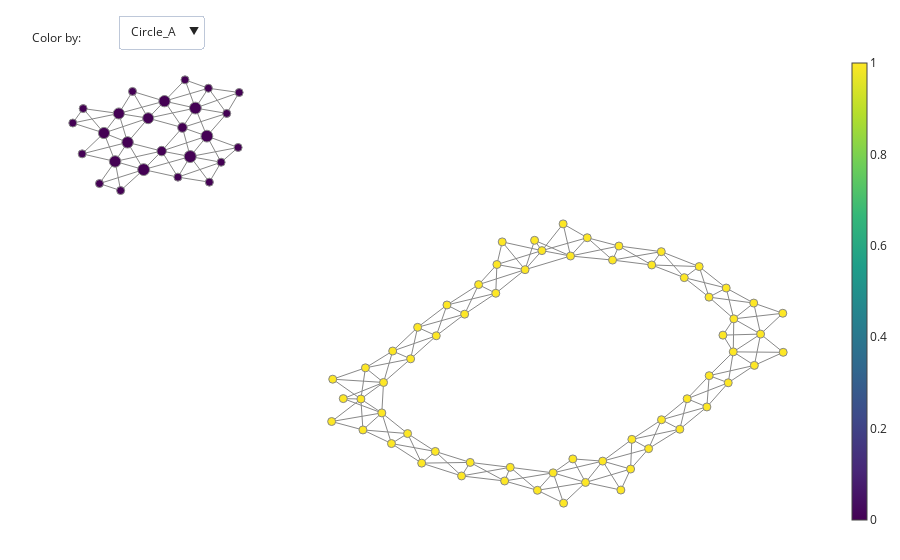

Source (notebook cell):
### Code cell
color_data = pd.get_dummies(df["Circle"], prefix="Circle")

fig = plot_static_mapper_graph(pipe, df[["x", "y"]], color_data=color_data)
fig.show(config={'scrollZoom': True})

### Figure 1 — Plotly figure (JSON) as saved in the notebook; plotly's stock layout.template omitted (floating-point values rounded to 4 significant figures; data arrays with more than 128 entries replaced by an {"elided": "..."} marker saying what was removed)
{"data": [{"hoverinfo": "none", "line": {"color": "#888", "width": 1}, "mode": "lines", "name": "edge_trace", "type": "scatter", "uid": "d625ed48-3d81-4856-883e-b21e403b613b", "x": {"elided": "684 float values"}, "y": {"elided": "684 float values"}}, {"hoverinfo": "text", "hovertext": ["Node ID: 0<br>Pullback set label: 10<br>Partial cluster label: 0<br>Node size: 132<br>Summary statistic: 1.0", "Node ID: 1<br>Pullback set label: 58<br>Partial cluster label: 0<br>Node size: 398<br>Summary statistic: 0", "Node ID: 2<br>Pullback set label: 59<br>Partial cluster label: 0<br>Node size: 424<br>Summary statistic: 0", "Node ID: 3<br>Pullback set label: 6<br>Partial cluster label: 0<br>Node size: 88<br>Summary statistic: 1.0", "Node ID: 4<br>Pullback set label: 15<br>Partial cluster label: 0<br>Node size: 122<br>Summary statistic: 1.0", "Node ID: 5<br>Pullback set label: 44<br>Partial cluster label: 0<br>Node size: 134<br>Summary statistic: 1.0", "Node ID: 6<br>Pullback set label: 78<br>Partial cluster label: 0<br>Node size: 46<br>Summary statistic: 1.0", "Node ID: 7<br>Pullback set label: 87<br>Partial cluster label: 0<br>Node size: 128<br>Summary statistic: 1.0", "Node ID: 8<br>Pullback set label: 54<br>Partial cluster label: 0<br>Node size: 126<br>Summary statistic: 1.0", "Node ID: 9<br>Pullback set label: 85<br>Partial cluster label: 0<br>Node size: 121<br>Summary statistic: 1.0", "Node ID: 10<br>Pullback set label: 9<br>Partial cluster label: 0<br>Node size: 91<br>Summary statistic: 1.0", "Node ID: 11<br>Pullback set label: 19<br>Partial cluster label: 0<br>Node size: 136<br>Summary statistic: 1.0", "Node ID: 12<br>Pullback set label: 79<br>Partial cluster label: 0<br>Node size: 118<br>Summary statistic: 1.0", "Node ID: 13<br>Pullback set label: 80<br>Partial cluster label: 0<br>Node size: 115<br>Summary statistic: 1.0", "Node ID: 14<br>Pullback set label: 88<br>Partial cluster label: 0<br>Node size: 76<br>Summary statistic: 1.0", "Node ID: 15<br>Pullback set label: 89<br>Partial cluster label: 0<br>Node size: 16<br>Summary statistic: 1.0", "Node ID: 16<br>Pullback set label: 16<br>Partial cluster label: 0<br>Node size: 118<br>Summary statistic: 1.0", "Node ID: 17<br>Pullback set label: 25<br>Partial cluster label: 0<br>Node size: 134<br>Summary statistic: 1.0", "Node ID: 18<br>Pullback set label: 26<br>Partial cluster label: 0<br>Node size: 86<br>Summary statistic: 1.0", "Node ID: 19<br>Pullback set label: 33<br>Partial cluster label: 0<br>Node size: 35<br>Summary statistic: 1.0", "Node ID: 20<br>Pullback set label: 34<br>Partial cluster label: 0<br>Node size: 117<br>Summary statistic: 1.0", "Node ID: 21<br>Pullback set label: 51<br>Partial cluster label: 0<br>Node size: 433<br>Summary statistic: 0", "Node ID: 22<br>Pullback set label: 52<br>Partial cluster label: 0<br>Node size: 16<br>Summary statistic: 0", "Node ID: 23<br>Pullback set label: 31<br>Partial cluster label: 0<br>Node size: 421<br>Summary statistic: 0", "Node ID: 24<br>Pullback set label: 32<br>Partial cluster label: 0<br>Node size: 160<br>Summary statistic: 0", "Node ID: 25<br>Pullback set label: 40<br>Partial cluster label: 0<br>Node size: 272<br>Summary statistic: 0", "Node ID: 26<br>Pullback set label: 41<br>Partial cluster label: 0<br>Node size: 418<br>Summary statistic: 0", "Node ID: 27<br>Pullback set label: 27<br>Partial cluster label: 0<br>Node size: 119<br>Summary statistic: 1.0", "Node ID: 28<br>Pullback set label: 28<br>Partial cluster label: 0<br>Node size: 76<br>Summary statistic: 1.0", "Node ID: 29<br>Pullback set label: 5<br>Partial cluster label: 0<br>Node size: 125<br>Summary statistic: 1.0", "Node ID: 30<br>Pullback set label: 4<br>Partial cluster label: 0<br>Node size: 129<br>Summary statistic: 1.0", "Node ID: 31<br>Pullback set label: 49<br>Partial cluster label: 0<br>Node size: 392<br>Summary statistic: 0", "Node ID: 32<br>Pullback set label: 63<br>Partial cluster label: 0<br>Node size: 132<br>Summary statistic: 1.0", "Node ID: 33<br>Pullback set label: 38<br>Partial cluster label: 0<br>Node size: 369<br>Summary statistic: 0", "Node ID: 34<br>Pullback set label: 39<br>Partial cluster label: 0<br>Node size: 363<br>Summary statistic: 0", "Node ID: 35<br>Pullback set label: 45<br>Partial cluster label: 0<br>Node size: 127<br>Summary statistic: 1.0", "Node ID: 36<br>Pullback set label: 55<br>Partial cluster label: 0<br>Node size: 119<br>Summary statistic: 1.0", "Node ID: 37<br>Pullback set label: 70<br>Partial cluster label: 0<br>Node size: 118<br>Summary statistic: 1.0", "Node ID: 38<br>Pullback set label: 71<br>Partial cluster label: 0<br>Node size: 92<br>Summary statistic: 1.0", "Node ID: 39<br>Pullback set label: 81<br>Partial cluster label: 0<br>Node size: 17<br>Summary statistic: 1.0", "Node ID: 40<br>Pullback set label: 65<br>Partial cluster label: 0<br>Node size: 135<br>Summary statistic: 1.0", "Node ID: 41<br>Pullback set label: 30<br>Partial cluster label: 0<br>Node size: 387<br>Summary statistic: 0", "Node ID: 42<br>Pullback set label: 86<br>Partial cluster label: 0<br>Node size: 124<br>Summary statistic: 1.0", "Node ID: 43<br>Pullback set label: 48<br>Partial cluster label: 0<br>Node size: 378<br>Summary statistic: 0", "Node ID: 44<br>Pullback set label: 57<br>Partial cluster label: 0<br>Node size: 110<br>Summary statistic: 0", "Node ID: 45<br>Pullback set label: 76<br>Partial cluster label: 0<br>Node size: 13<br>Summary statistic: 1.0", "Node ID: 46<br>Pullback set label: 50<br>Partial cluster label: 0<br>Node size: 269<br>Summary statistic: 0", "Node ID: 47<br>Pullback set label: 60<br>Partial cluster label: 0<br>Node size: 177<br>Summary statistic: 0", "Node ID: 48<br>Pullback set label: 84<br>Partial cluster label: 0<br>Node size: 118<br>Summary statistic: 1.0", "Node ID: 49<br>Pullback set label: 73<br>Partial cluster label: 0<br>Node size: 89<br>Summary statistic: 1.0", "Node ID: 50<br>Pullback set label: 74<br>Partial cluster label: 0<br>Node size: 135<br>Summary statistic: 1.0", "Node ID: 51<br>Pullback set label: 46<br>Partial cluster label: 0<br>Node size: 25<br>Summary statistic: 1.0", "Node ID: 52<br>Pullback set label: 43<br>Partial cluster label: 0<br>Node size: 6<br>Summary statistic: 1.0", "Node ID: 53<br>Pullback set label: 68<br>Partial cluster label: 0<br>Node size: 11<br>Summary statistic: 0", "Node ID: 54<br>Pullback set label: 1<br>Partial cluster label: 0<br>Node size: 60<br>Summary statistic: 1.0", "Node ID: 55<br>Pullback set label: 2<br>Partial cluster label: 0<br>Node size: 122<br>Summary statistic: 1.0", "Node ID: 56<br>Pullback set label: 11<br>Partial cluster label: 0<br>Node size: 58<br>Summary statistic: 1.0", "Node ID: 57<br>Pullback set label: 3<br>Partial cluster label: 0<br>Node size: 130<br>Summary statistic: 1.0", "Node ID: 58<br>Pullback set label: 18<br>Partial cluster label: 0<br>Node size: 65<br>Summary statistic: 1.0", "Node ID: 59<br>Pullback set label: 66<br>Partial cluster label: 0<br>Node size: 15<br>Summary statistic: 1.0", "Node ID: 60<br>Pullback set label: 62<br>Partial cluster label: 0<br>Node size: 36<br>Summary statistic: 1.0", "Node ID: 61<br>Pullback set label: 75<br>Partial cluster label: 0<br>Node size: 63<br>Summary statistic: 1.0", "Node ID: 62<br>Pullback set label: 83<br>Partial cluster label: 0<br>Node size: 55<br>Summary statistic: 1.0", "Node ID: 63<br>Pullback set label: 64<br>Partial cluster label: 0<br>Node size: 65<br>Summary statistic: 1.0", "Node ID: 64<br>Pullback set label: 56<br>Partial cluster label: 0<br>Node size: 69<br>Summary statistic: 1.0", "Node ID: 65<br>Pullback set label: 29<br>Partial cluster label: 0<br>Node size: 108<br>Summary statistic: 0", "Node ID: 66<br>Pullback set label: 67<br>Partial cluster label: -1<br>Node size: 4<br>Summary statistic: 0", "Node ID: 67<br>Pullback set label: 35<br>Partial cluster label: 0<br>Node size: 131<br>Summary statistic: 1.0", "Node ID: 68<br>Pullback set label: 14<br>Partial cluster label: 0<br>Node size: 50<br>Summary statistic: 1.0", "Node ID: 69<br>Pullback set label: 36<br>Partial cluster label: 0<br>Node size: 25<br>Summary statistic: 1.0", "Node ID: 70<br>Pullback set label: 22<br>Partial cluster label: -1<br>Node size: 4<br>Summary statistic: 0", "Node ID: 71<br>Pullback set label: 77<br>Partial cluster label: 0<br>Node size: 11<br>Summary statistic: 1.0", "Node ID: 72<br>Pullback set label: 24<br>Partial cluster label: 0<br>Node size: 7<br>Summary statistic: 1.0", "Node ID: 73<br>Pullback set label: 82<br>Partial cluster label: -1<br>Node size: 4<br>Summary statistic: 1.0", "Node ID: 74<br>Pullback set label: 69<br>Partial cluster label: 0<br>Node size: 11<br>Summary statistic: 1.0", "Node ID: 75<br>Pullback set label: 8<br>Partial cluster label: 0<br>Node size: 6<br>Summary statistic: 1.0", "Node ID: 76<br>Pullback set label: 20<br>Partial cluster label: 0<br>Node size: 15<br>Summary statistic: 1.0", "Node ID: 77<br>Pullback set label: 12<br>Partial cluster label: 0<br>Node size: 14<br>Summary statistic: 1.0", "Node ID: 78<br>Pullback set label: 21<br>Partial cluster label: -1<br>Node size: 1<br>Summary statistic: 0", "Node ID: 79<br>Pullback set label: 53<br>Partial cluster label: -1<br>Node size: 4<br>Summary statistic: 1.0", "Node ID: 80<br>Pullback set label: 13<br>Partial cluster label: 0<br>Node size: 11<br>Summary statistic: 1.0", "Node ID: 81<br>Pullback set label: 42<br>Partial cluster label: 0<br>Node size: 14<br>Summary statistic: 0", "Node ID: 82<br>Pullback set label: 17<br>Partial cluster label: 0<br>Node size: 8<br>Summary statistic: 1.0", "Node ID: 83<br>Pullback set label: 61<br>Partial cluster label: -1<br>Node size: 2<br>Summary statistic: 0", "Node ID: 84<br>Pullback set label: 7<br>Partial cluster label: 0<br>Node size: 8<br>Summary statistic: 1.0", "Node ID: 85<br>Pullback set label: 0<br>Partial cluster label: -1<br>Node size: 4<br>Summary statistic: 1.0", "Node ID: 86<br>Pullback set label: 72<br>Partial cluster label: -1<br>Node size: 4<br>Summary statistic: 1.0", "Node ID: 87<br>Pullback set label: 37<br>Partial cluster label: 0<br>Node size: 5<br>Summary statistic: 0", "Node ID: 88<br>Pullback set label: 47<br>Partial cluster label: 0<br>Node size: 6<br>Summary statistic: 0", "Node ID: 89<br>Pullback set label: 23<br>Partial cluster label: -1<br>Node size: 1<br>Summary statistic: 0"], "marker": {"color": [1, 0, 0, 1, 1, 1, 1, 1, 1, 1, 1, 1, 1, 1, 1, 1, 1, 1, 1, 1, 1, 0, 0, 0, 0, 0, 0, 1, 1, 1, 1, 0, 1, 0, 0, 1, 1, 1, 1, 1, 1, 0, 1, 0, 0, 1, 0, 0, 1, 1, 1, 1, 1, 0, 1, 1, 1, 1, 1, 1, 1, 1, 1, 1, 1, 0, 0, 1, 1, 1, 0, 1, 1, 1, 1, 1, 1, 1, 0, 1, 1, 0, 1, 0, 1, 1, 1, 0, 0, 0], "colorbar": {"thickness": 15, "title": {"side": "right", "text": ""}, "xanchor": "left"}, "colorscale": [[0, "#440154"], [0.1111, "#482878"], [0.2222, "#3e4989"], [0.3333, "#31688e"], [0.4444, "#26828e"], [0.5556, "#1f9e89"], [0.6667, "#35b779"], [0.7778, "#6ece58"], [0.8889, "#b5de2b"], [1, "#fde725"]], "line": {"color": "#888", "width": 1}, "opacity": 1, "reversescale": false, "showscale": true, "size": [132, 398, 424, 88, 122, 134, 46, 128, 126, 121, 91, 136, 118, 115, 76, 16, 118, 134, 86, 35, 117, 433, 16, 421, 160, 272, 418, 119, 76, 125, 129, 392, 132, 369, 363, 127, 119, 118, 92, 17, 135, 387, 124, 378, 110, 13, 269, 177, 118, 89, 135, 25, 6, 11, 60, 122, 58, 130, 65, 15, 36, 63, 55, 65, 69, 108, 4, 131, 50, 25, 4, 11, 7, 4, 11, 6, 15, 14, 1, 4, 11, 14, 8, 2, 8, 4, 4, 5, 6, 1], "sizemin": 4, "sizemode": "area", "sizeref": 6.014}, "mode": "markers", "name": "node_trace", "type": "scatter", "uid": "a9115672-4f0a-440b-937e-b842d08ef5bc", "x": [2.23, -5.907, -5.431, 4.761, 4.409, 3.591, 0.1588, 0.4456, 3.208, -0.5479, 1.944, 1.403, 0.9347, 1.215, 0.4645, 0.5532, 4.865, 4.418, 4.751, 4.291, 4.004, -4.654, -4.138, -4.568, -4.045, -4.784, -4.375, 0.6871, 0.593, 4.007, 3.969, -5.699, 2.501, -5.845, -5.356, -0.5639, -1.295, 1.693, 1.972, 1.569, -1.456, -5.083, -0.3691, -6.094, -6.457, -0.8586, -5.13, -4.859, -1.275, -1.806, -1.428, -0.7912, 3.84, -6.168, 2.696, 2.996, 2.716, 3.211, 1.14, -2.1, 2.394, -0.9759, -1.73, -1.772, -1.027, -5.617, -5.815, -0.1257, 4.325, 0.01853, -4.351, -0.07415, 4.237, -2.276, 1.093, 1.577, 1.732, 3.517, -4.741, 3.048, 3.64, -3.855, 5.235, -4.335, 5.242, 2.533, -2.294, -6.441, -6.614, -3.837], "y": [-4.236, 3.798, 3.579, -1.669, -1.307, 0.6832, 0.4961, 0.2641, 1.38, -0.8756, -4.808, -4.55, 0.897, 1.408, 1.036, 1.642, -0.8303, -0.421, 0.001535, 0.4046, 0.1603, 3.929, 3.778, 5.229, 5.086, 4.707, 4.477, -4.403, -4.768, -1.945, -2.784, 4.31, 1.53, 5.085, 4.958, -3.977, -3.765, 1.263, 1.753, 2.124, -2.943, 5.415, -0.0494, 4.561, 4.001, -0.6488, 4.076, 3.378, -1.284, -2.571, -2.127, -4.29, 0.9802, 3.205, -4.448, -3.901, -3.653, -3.127, -5.018, -2.56, 1.154, -1.494, -1.735, -3.4, -3.497, 5.676, 3.018, -4.633, -2.136, -4.271, 5.761, -0.2961, -0.8584, -2.04, 1.684, -5.363, -4.177, -3.381, 5.986, 1.023, -2.563, 4.173, -0.2718, 3.244, -1.319, -5.011, -3.174, 5.216, 4.829, 5.647]}], "layout": {"annotations": [{"align": "left", "showarrow": false, "text": "Color by:", "x": 0, "xref": "paper", "y": 1.055, "yref": "paper"}], "autosize": false, "hovermode": "closest", "margin": {"b": 20, "l": 5, "r": 5, "t": 40}, "showlegend": false, "title": {"text": ""}, "updatemenus": [{"buttons": [{"args": [{"hovertext": [null, ["Node ID: 0<br>Pullback set label: 10<br>Partial cluster label: 0<br>Node size: 132<br>Summary statistic: 1.0", "Node ID: 1<br>Pullback set label: 58<br>Partial cluster label: 0<br>Node size: 398<br>Summary statistic: 0", "Node ID: 2<br>Pullback set label: 59<br>Partial cluster label: 0<br>Node size: 424<br>Summary statistic: 0", "Node ID: 3<br>Pullback set label: 6<br>Partial cluster label: 0<br>Node size: 88<br>Summary statistic: 1.0", "Node ID: 4<br>Pullback set label: 15<br>Partial cluster label: 0<br>Node size: 122<br>Summary statistic: 1.0", "Node ID: 5<br>Pullback set label: 44<br>Partial cluster label: 0<br>Node size: 134<br>Summary statistic: 1.0", "Node ID: 6<br>Pullback set label: 78<br>Partial cluster label: 0<br>Node size: 46<br>Summary statistic: 1.0", "Node ID: 7<br>Pullback set label: 87<br>Partial cluster label: 0<br>Node size: 128<br>Summary statistic: 1.0", "Node ID: 8<br>Pullback set label: 54<br>Partial cluster label: 0<br>Node size: 126<br>Summary statistic: 1.0", "Node ID: 9<br>Pullback set label: 85<br>Partial cluster label: 0<br>Node size: 121<br>Summary statistic: 1.0", "Node ID: 10<br>Pullback set label: 9<br>Partial cluster label: 0<br>Node size: 91<br>Summary statistic: 1.0", "Node ID: 11<br>Pullback set label: 19<br>Partial cluster label: 0<br>Node size: 136<br>Summary statistic: 1.0", "Node ID: 12<br>Pullback set label: 79<br>Partial cluster label: 0<br>Node size: 118<br>Summary statistic: 1.0", "Node ID: 13<br>Pullback set label: 80<br>Partial cluster label: 0<br>Node size: 115<br>Summary statistic: 1.0", "Node ID: 14<br>Pullback set label: 88<br>Partial cluster label: 0<br>Node size: 76<br>Summary statistic: 1.0", "Node ID: 15<br>Pullback set label: 89<br>Partial cluster label: 0<br>Node size: 16<br>Summary statistic: 1.0", "Node ID: 16<br>Pullback set label: 16<br>Partial cluster label: 0<br>Node size: 118<br>Summary statistic: 1.0", "Node ID: 17<br>Pullback set label: 25<br>Partial cluster label: 0<br>Node size: 134<br>Summary statistic: 1.0", "Node ID: 18<br>Pullback set label: 26<br>Partial cluster label: 0<br>Node size: 86<br>Summary statistic: 1.0", "Node ID: 19<br>Pullback set label: 33<br>Partial cluster label: 0<br>Node size: 35<br>Summary statistic: 1.0", "Node ID: 20<br>Pullback set label: 34<br>Partial cluster label: 0<br>Node size: 117<br>Summary statistic: 1.0", "Node ID: 21<br>Pullback set label: 51<br>Partial cluster label: 0<br>Node size: 433<br>Summary statistic: 0", "Node ID: 22<br>Pullback set label: 52<br>Partial cluster label: 0<br>Node size: 16<br>Summary statistic: 0", "Node ID: 23<br>Pullback set label: 31<br>Partial cluster label: 0<br>Node size: 421<br>Summary statistic: 0", "Node ID: 24<br>Pullback set label: 32<br>Partial cluster label: 0<br>Node size: 160<br>Summary statistic: 0", "Node ID: 25<br>Pullback set label: 40<br>Partial cluster label: 0<br>Node size: 272<br>Summary statistic: 0", "Node ID: 26<br>Pullback set label: 41<br>Partial cluster label: 0<br>Node size: 418<br>Summary statistic: 0", "Node ID: 27<br>Pullback set label: 27<br>Partial cluster label: 0<br>Node size: 119<br>Summary statistic: 1.0", "Node ID: 28<br>Pullback set label: 28<br>Partial cluster label: 0<br>Node size: 76<br>Summary statistic: 1.0", "Node ID: 29<br>Pullback set label: 5<br>Partial cluster label: 0<br>Node size: 125<br>Summary statistic: 1.0", "Node ID: 30<br>Pullback set label: 4<br>Partial cluster label: 0<br>Node size: 129<br>Summary statistic: 1.0", "Node ID: 31<br>Pullback set label: 49<br>Partial cluster label: 0<br>Node size: 392<br>Summary statistic: 0", "Node ID: 32<br>Pullback set label: 63<br>Partial cluster label: 0<br>Node size: 132<br>Summary statistic: 1.0", "Node ID: 33<br>Pullback set label: 38<br>Partial cluster label: 0<br>Node size: 369<br>Summary statistic: 0", "Node ID: 34<br>Pullback set label: 39<br>Partial cluster label: 0<br>Node size: 363<br>Summary statistic: 0", "Node ID: 35<br>Pullback set label: 45<br>Partial cluster label: 0<br>Node size: 127<br>Summary statistic: 1.0", "Node ID: 36<br>Pullback set label: 55<br>Partial cluster label: 0<br>Node size: 119<br>Summary statistic: 1.0", "Node ID: 37<br>Pullback set label: 70<br>Partial cluster label: 0<br>Node size: 118<br>Summary statistic: 1.0", "Node ID: 38<br>Pullback set label: 71<br>Partial cluster label: 0<br>Node size: 92<br>Summary statistic: 1.0", "Node ID: 39<br>Pullback set label: 81<br>Partial cluster label: 0<br>Node size: 17<br>Summary statistic: 1.0", "Node ID: 40<br>Pullback set label: 65<br>Partial cluster label: 0<br>Node size: 135<br>Summary statistic: 1.0", "Node ID: 41<br>Pullback set label: 30<br>Partial cluster label: 0<br>Node size: 387<br>Summary statistic: 0", "Node ID: 42<br>Pullback set label: 86<br>Partial cluster label: 0<br>Node size: 124<br>Summary statistic: 1.0", "Node ID: 43<br>Pullback set label: 48<br>Partial cluster label: 0<br>Node size: 378<br>Summary statistic: 0", "Node ID: 44<br>Pullback set label: 57<br>Partial cluster label: 0<br>Node size: 110<br>Summary statistic: 0", "Node ID: 45<br>Pullback set label: 76<br>Partial cluster label: 0<br>Node size: 13<br>Summary statistic: 1.0", "Node ID: 46<br>Pullback set label: 50<br>Partial cluster label: 0<br>Node size: 269<br>Summary statistic: 0", "Node ID: 47<br>Pullback set label: 60<br>Partial cluster label: 0<br>Node size: 177<br>Summary statistic: 0", "Node ID: 48<br>Pullback set label: 84<br>Partial cluster label: 0<br>Node size: 118<br>Summary statistic: 1.0", "Node ID: 49<br>Pullback set label: 73<br>Partial cluster label: 0<br>Node size: 89<br>Summary statistic: 1.0", "Node ID: 50<br>Pullback set label: 74<br>Partial cluster label: 0<br>Node size: 135<br>Summary statistic: 1.0", "Node ID: 51<br>Pullback set label: 46<br>Partial cluster label: 0<br>Node size: 25<br>Summary statistic: 1.0", "Node ID: 52<br>Pullback set label: 43<br>Partial cluster label: 0<br>Node size: 6<br>Summary statistic: 1.0", "Node ID: 53<br>Pullback set label: 68<br>Partial cluster label: 0<br>Node size: 11<br>Summary statistic: 0", "Node ID: 54<br>Pullback set label: 1<br>Partial cluster label: 0<br>Node size: 60<br>Summary statistic: 1.0", "Node ID: 55<br>Pullback set label: 2<br>Partial cluster label: 0<br>Node size: 122<br>Summary statistic: 1.0", "Node ID: 56<br>Pullback set label: 11<br>Partial cluster label: 0<br>Node size: 58<br>Summary statistic: 1.0", "Node ID: 57<br>Pullback set label: 3<br>Partial cluster label: 0<br>Node size: 130<br>Summary statistic: 1.0", "Node ID: 58<br>Pullback set label: 18<br>Partial cluster label: 0<br>Node size: 65<br>Summary statistic: 1.0", "Node ID: 59<br>Pullback set label: 66<br>Partial cluster label: 0<br>Node size: 15<br>Summary statistic: 1.0", "Node ID: 60<br>Pullback set label: 62<br>Partial cluster label: 0<br>Node size: 36<br>Summary statistic: 1.0", "Node ID: 61<br>Pullback set label: 75<br>Partial cluster label: 0<br>Node size: 63<br>Summary statistic: 1.0", "Node ID: 62<br>Pullback set label: 83<br>Partial cluster label: 0<br>Node size: 55<br>Summary statistic: 1.0", "Node ID: 63<br>Pullback set label: 64<br>Partial cluster label: 0<br>Node size: 65<br>Summary statistic: 1.0", "Node ID: 64<br>Pullback set label: 56<br>Partial cluster label: 0<br>Node size: 69<br>Summary statistic: 1.0", "Node ID: 65<br>Pullback set label: 29<br>Partial cluster label: 0<br>Node size: 108<br>Summary statistic: 0", "Node ID: 66<br>Pullback set label: 67<br>Partial cluster label: -1<br>Node size: 4<br>Summary statistic: 0", "Node ID: 67<br>Pullback set label: 35<br>Partial cluster label: 0<br>Node size: 131<br>Summary statistic: 1.0", "Node ID: 68<br>Pullback set label: 14<br>Partial cluster label: 0<br>Node size: 50<br>Summary statistic: 1.0", "Node ID: 69<br>Pullback set label: 36<br>Partial cluster label: 0<br>Node size: 25<br>Summary statistic: 1.0", "Node ID: 70<br>Pullback set label: 22<br>Partial cluster label: -1<br>Node size: 4<br>Summary statistic: 0", "Node ID: 71<br>Pullback set label: 77<br>Partial cluster label: 0<br>Node size: 11<br>Summary statistic: 1.0", "Node ID: 72<br>Pullback set label: 24<br>Partial cluster label: 0<br>Node size: 7<br>Summary statistic: 1.0", "Node ID: 73<br>Pullback set label: 82<br>Partial cluster label: -1<br>Node size: 4<br>Summary statistic: 1.0", "Node ID: 74<br>Pullback set label: 69<br>Partial cluster label: 0<br>Node size: 11<br>Summary statistic: 1.0", "Node ID: 75<br>Pullback set label: 8<br>Partial cluster label: 0<br>Node size: 6<br>Summary statistic: 1.0", "Node ID: 76<br>Pullback set label: 20<br>Partial cluster label: 0<br>Node size: 15<br>Summary statistic: 1.0", "Node ID: 77<br>Pullback set label: 12<br>Partial cluster label: 0<br>Node size: 14<br>Summary statistic: 1.0", "Node ID: 78<br>Pullback set label: 21<br>Partial cluster label: -1<br>Node size: 1<br>Summary statistic: 0", "Node ID: 79<br>Pullback set label: 53<br>Partial cluster label: -1<br>Node size: 4<br>Summary statistic: 1.0", "Node ID: 80<br>Pullback set label: 13<br>Partial cluster label: 0<br>Node size: 11<br>Summary statistic: 1.0", "Node ID: 81<br>Pullback set label: 42<br>Partial cluster label: 0<br>Node size: 14<br>Summary statistic: 0", "Node ID: 82<br>Pullback set label: 17<br>Partial cluster label: 0<br>Node size: 8<br>Summary statistic: 1.0", "Node ID: 83<br>Pullback set label: 61<br>Partial cluster label: -1<br>Node size: 2<br>Summary statistic: 0", "Node ID: 84<br>Pullback set label: 7<br>Partial cluster label: 0<br>Node size: 8<br>Summary statistic: 1.0", "Node ID: 85<br>Pullback set label: 0<br>Partial cluster label: -1<br>Node size: 4<br>Summary statistic: 1.0", "Node ID: 86<br>Pullback set label: 72<br>Partial cluster label: -1<br>Node size: 4<br>Summary statistic: 1.0", "Node ID: 87<br>Pullback set label: 37<br>Partial cluster label: 0<br>Node size: 5<br>Summary statistic: 0", "Node ID: 88<br>Pullback set label: 47<br>Partial cluster label: 0<br>Node size: 6<br>Summary statistic: 0", "Node ID: 89<br>Pullback set label: 23<br>Partial cluster label: -1<br>Node size: 1<br>Summary statistic: 0"]], "marker.color": [null, [1, 0, 0, 1, 1, 1, 1, 1, 1, 1, 1, 1, 1, 1, 1, 1, 1, 1, 1, 1, 1, 0, 0, 0, 0, 0, 0, 1, 1, 1, 1, 0, 1, 0, 0, 1, 1, 1, 1, 1, 1, 0, 1, 0, 0, 1, 0, 0, 1, 1, 1, 1, 1, 0, 1, 1, 1, 1, 1, 1, 1, 1, 1, 1, 1, 0, 0, 1, 1, 1, 0, 1, 1, 1, 1, 1, 1, 1, 0, 1, 1, 0, 1, 0, 1, 1, 1, 0, 0, 0]]}], "label": "Circle_A", "method": "restyle"}, {"args": [{"hovertext": [null, ["Node ID: 0<br>Pullback set label: 10<br>Partial cluster label: 0<br>Node size: 132<br>Summary statistic: 0", "Node ID: 1<br>Pullback set label: 58<br>Partial cluster label: 0<br>Node size: 398<br>Summary statistic: 1.0", "Node ID: 2<br>Pullback set label: 59<br>Partial cluster label: 0<br>Node size: 424<br>Summary statistic: 1.0", "Node ID: 3<br>Pullback set label: 6<br>Partial cluster label: 0<br>Node size: 88<br>Summary statistic: 0", "Node ID: 4<br>Pullback set label: 15<br>Partial cluster label: 0<br>Node size: 122<br>Summary statistic: 0", "Node ID: 5<br>Pullback set label: 44<br>Partial cluster label: 0<br>Node size: 134<br>Summary statistic: 0", "Node ID: 6<br>Pullback set label: 78<br>Partial cluster label: 0<br>Node size: 46<br>Summary statistic: 0", "Node ID: 7<br>Pullback set label: 87<br>Partial cluster label: 0<br>Node size: 128<br>Summary statistic: 0", "Node ID: 8<br>Pullback set label: 54<br>Partial cluster label: 0<br>Node size: 126<br>Summary statistic: 0", "Node ID: 9<br>Pullback set label: 85<br>Partial cluster label: 0<br>Node size: 121<br>Summary statistic: 0", "Node ID: 10<br>Pullback set label: 9<br>Partial cluster label: 0<br>Node size: 91<br>Summary statistic: 0", "Node ID: 11<br>Pullback set label: 19<br>Partial cluster label: 0<br>Node size: 136<br>Summary statistic: 0", "Node ID: 12<br>Pullback set label: 79<br>Partial cluster label: 0<br>Node size: 118<br>Summary statistic: 0", "Node ID: 13<br>Pullback set label: 80<br>Partial cluster label: 0<br>Node size: 115<br>Summary statistic: 0", "Node ID: 14<br>Pullback set label: 88<br>Partial cluster label: 0<br>Node size: 76<br>Summary statistic: 0", "Node ID: 15<br>Pullback set label: 89<br>Partial cluster label: 0<br>Node size: 16<br>Summary statistic: 0", "Node ID: 16<br>Pullback set label: 16<br>Partial cluster label: 0<br>Node size: 118<br>Summary statistic: 0", "Node ID: 17<br>Pullback set label: 25<br>Partial cluster label: 0<br>Node size: 134<br>Summary statistic: 0", "Node ID: 18<br>Pullback set label: 26<br>Partial cluster label: 0<br>Node size: 86<br>Summary statistic: 0", "Node ID: 19<br>Pullback set label: 33<br>Partial cluster label: 0<br>Node size: 35<br>Summary statistic: 0", "Node ID: 20<br>Pullback set label: 34<br>Partial cluster label: 0<br>Node size: 117<br>Summary statistic: 0", "Node ID: 21<br>Pullback set label: 51<br>Partial cluster label: 0<br>Node size: 433<br>Summary statistic: 1.0", "Node ID: 22<br>Pullback set label: 52<br>Partial cluster label: 0<br>Node size: 16<br>Summary statistic: 1.0", "Node ID: 23<br>Pullback set label: 31<br>Partial cluster label: 0<br>Node size: 421<br>Summary statistic: 1.0", "Node ID: 24<br>Pullback set label: 32<br>Partial cluster label: 0<br>Node size: 160<br>Summary statistic: 1.0", "Node ID: 25<br>Pullback set label: 40<br>Partial cluster label: 0<br>Node size: 272<br>Summary statistic: 1.0", "Node ID: 26<br>Pullback set label: 41<br>Partial cluster label: 0<br>Node size: 418<br>Summary statistic: 1.0", "Node ID: 27<br>Pullback set label: 27<br>Partial cluster label: 0<br>Node size: 119<br>Summary statistic: 0", "Node ID: 28<br>Pullback set label: 28<br>Partial cluster label: 0<br>Node size: 76<br>Summary statistic: 0", "Node ID: 29<br>Pullback set label: 5<br>Partial cluster label: 0<br>Node size: 125<br>Summary statistic: 0", "Node ID: 30<br>Pullback set label: 4<br>Partial cluster label: 0<br>Node size: 129<br>Summary statistic: 0", "Node ID: 31<br>Pullback set label: 49<br>Partial cluster label: 0<br>Node size: 392<br>Summary statistic: 1.0", "Node ID: 32<br>Pullback set label: 63<br>Partial cluster label: 0<br>Node size: 132<br>Summary statistic: 0", "Node ID: 33<br>Pullback set label: 38<br>Partial cluster label: 0<br>Node size: 369<br>Summary statistic: 1.0", "Node ID: 34<br>Pullback set label: 39<br>Partial cluster label: 0<br>Node size: 363<br>Summary statistic: 1.0", "Node ID: 35<br>Pullback set label: 45<br>Partial cluster label: 0<br>Node size: 127<br>Summary statistic: 0", "Node ID: 36<br>Pullback set label: 55<br>Partial cluster label: 0<br>Node size: 119<br>Summary statistic: 0", "Node ID: 37<br>Pullback set label: 70<br>Partial cluster label: 0<br>Node size: 118<br>Summary statistic: 0", "Node ID: 38<br>Pullback set label: 71<br>Partial cluster label: 0<br>Node size: 92<br>Summary statistic: 0", "Node ID: 39<br>Pullback set label: 81<br>Partial cluster label: 0<br>Node size: 17<br>Summary statistic: 0", "Node ID: 40<br>Pullback set label: 65<br>Partial cluster label: 0<br>Node size: 135<br>Summary statistic: 0", "Node ID: 41<br>Pullback set label: 30<br>Partial cluster label: 0<br>Node size: 387<br>Summary statistic: 1.0", "Node ID: 42<br>Pullback set label: 86<br>Partial cluster label: 0<br>Node size: 124<br>Summary statistic: 0", "Node ID: 43<br>Pullback set label: 48<br>Partial cluster label: 0<br>Node size: 378<br>Summary statistic: 1.0", "Node ID: 44<br>Pullback set label: 57<br>Partial cluster label: 0<br>Node size: 110<br>Summary statistic: 1.0", "Node ID: 45<br>Pullback set label: 76<br>Partial cluster label: 0<br>Node size: 13<br>Summary statistic: 0", "Node ID: 46<br>Pullback set label: 50<br>Partial cluster label: 0<br>Node size: 269<br>Summary statistic: 1.0", "Node ID: 47<br>Pullback set label: 60<br>Partial cluster label: 0<br>Node size: 177<br>Summary statistic: 1.0", "Node ID: 48<br>Pullback set label: 84<br>Partial cluster label: 0<br>Node size: 118<br>Summary statistic: 0", "Node ID: 49<br>Pullback set label: 73<br>Partial cluster label: 0<br>Node size: 89<br>Summary statistic: 0", "Node ID: 50<br>Pullback set label: 74<br>Partial cluster label: 0<br>Node size: 135<br>Summary statistic: 0", "Node ID: 51<br>Pullback set label: 46<br>Partial cluster label: 0<br>Node size: 25<br>Summary statistic: 0", "Node ID: 52<br>Pullback set label: 43<br>Partial cluster label: 0<br>Node size: 6<br>Summary statistic: 0", "Node ID: 53<br>Pullback set label: 68<br>Partial cluster label: 0<br>Node size: 11<br>Summary statistic: 1.0", "Node ID: 54<br>Pullback set label: 1<br>Partial cluster label: 0<br>Node size: 60<br>Summary statistic: 0", "Node ID: 55<br>Pullback set label: 2<br>Partial cluster label: 0<br>Node size: 122<br>Summary statistic: 0", "Node ID: 56<br>Pullback set label: 11<br>Partial cluster label: 0<br>Node size: 58<br>Summary statistic: 0", "Node ID: 57<br>Pullback set label: 3<br>Partial cluster label: 0<br>Node size: 130<br>Summary statistic: 0", "Node ID: 58<br>Pullback set label: 18<br>Partial cluster label: 0<br>Node size: 65<br>Summary statistic: 0", "Node ID: 59<br>Pullback set label: 66<br>Partial cluster label: 0<br>Node size: 15<br>Summary statistic: 0", "Node ID: 60<br>Pullback set label: 62<br>Partial cluster label: 0<br>Node size: 36<br>Summary statistic: 0", "Node ID: 61<br>Pullback set label: 75<br>Partial cluster label: 0<br>Node size: 63<br>Summary statistic: 0", "Node ID: 62<br>Pullback set label: 83<br>Partial cluster label: 0<br>Node size: 55<br>Summary statistic: 0", "Node ID: 63<br>Pullback set label: 64<br>Partial cluster label: 0<br>Node size: 65<br>Summary statistic: 0", "Node ID: 64<br>Pullback set label: 56<br>Partial cluster label: 0<br>Node size: 69<br>Summary statistic: 0", "Node ID: 65<br>Pullback set label: 29<br>Partial cluster label: 0<br>Node size: 108<br>Summary statistic: 1.0", "Node ID: 66<br>Pullback set label: 67<br>Partial cluster label: -1<br>Node size: 4<br>Summary statistic: 1.0", "Node ID: 67<br>Pullback set label: 35<br>Partial cluster label: 0<br>Node size: 131<br>Summary statistic: 0", "Node ID: 68<br>Pullback set label: 14<br>Partial cluster label: 0<br>Node size: 50<br>Summary statistic: 0", "Node ID: 69<br>Pullback set label: 36<br>Partial cluster label: 0<br>Node size: 25<br>Summary statistic: 0", "Node ID: 70<br>Pullback set label: 22<br>Partial cluster label: -1<br>Node size: 4<br>Summary statistic: 1.0", "Node ID: 71<br>Pullback set label: 77<br>Partial cluster label: 0<br>Node size: 11<br>Summary statistic: 0", "Node ID: 72<br>Pullback set label: 24<br>Partial cluster label: 0<br>Node size: 7<br>Summary statistic: 0", "Node ID: 73<br>Pullback set label: 82<br>Partial cluster label: -1<br>Node size: 4<br>Summary statistic: 0", "Node ID: 74<br>Pullback set label: 69<br>Partial cluster label: 0<br>Node size: 11<br>Summary statistic: 0", "Node ID: 75<br>Pullback set label: 8<br>Partial cluster label: 0<br>Node size: 6<br>Summary statistic: 0", "Node ID: 76<br>Pullback set label: 20<br>Partial cluster label: 0<br>Node size: 15<br>Summary statistic: 0", "Node ID: 77<br>Pullback set label: 12<br>Partial cluster label: 0<br>Node size: 14<br>Summary statistic: 0", "Node ID: 78<br>Pullback set label: 21<br>Partial cluster label: -1<br>Node size: 1<br>Summary statistic: 1.0", "Node ID: 79<br>Pullback set label: 53<br>Partial cluster label: -1<br>Node size: 4<br>Summary statistic: 0", "Node ID: 80<br>Pullback set label: 13<br>Partial cluster label: 0<br>Node size: 11<br>Summary statistic: 0", "Node ID: 81<br>Pullback set label: 42<br>Partial cluster label: 0<br>Node size: 14<br>Summary statistic: 1.0", "Node ID: 82<br>Pullback set label: 17<br>Partial cluster label: 0<br>Node size: 8<br>Summary statistic: 0", "Node ID: 83<br>Pullback set label: 61<br>Partial cluster label: -1<br>Node size: 2<br>Summary statistic: 1.0", "Node ID: 84<br>Pullback set label: 7<br>Partial cluster label: 0<br>Node size: 8<br>Summary statistic: 0", "Node ID: 85<br>Pullback set label: 0<br>Partial cluster label: -1<br>Node size: 4<br>Summary statistic: 0", "Node ID: 86<br>Pullback set label: 72<br>Partial cluster label: -1<br>Node size: 4<br>Summary statistic: 0", "Node ID: 87<br>Pullback set label: 37<br>Partial cluster label: 0<br>Node size: 5<br>Summary statistic: 1.0", "Node ID: 88<br>Pullback set label: 47<br>Partial cluster label: 0<br>Node size: 6<br>Summary statistic: 1.0", "Node ID: 89<br>Pullback set label: 23<br>Partial cluster label: -1<br>Node size: 1<br>Summary statistic: 1.0"]], "marker.color": [null, [0, 1, 1, 0, 0, 0, 0, 0, 0, 0, 0, 0, 0, 0, 0, 0, 0, 0, 0, 0, 0, 1, 1, 1, 1, 1, 1, 0, 0, 0, 0, 1, 0, 1, 1, 0, 0, 0, 0, 0, 0, 1, 0, 1, 1, 0, 1, 1, 0, 0, 0, 0, 0, 1, 0, 0, 0, 0, 0, 0, 0, 0, 0, 0, 0, 1, 1, 0, 0, 0, 1, 0, 0, 0, 0, 0, 0, 0, 1, 0, 0, 1, 0, 1, 0, 0, 0, 1, 1, 1]]}], "label": "Circle_B", "method": "restyle"}], "direction": "down", "pad": {"r": 10, "t": 10}, "showactive": true, "x": 0.11, "xanchor": "left", "y": 1.1, "yanchor": "top"}], "xaxis": {"showgrid": false, "showline": false, "showticklabels": false, "ticks": "", "title": {"text": ""}, "zeroline": false}, "yaxis": {"showgrid": false, "showline": false, "showticklabels": false, "ticks": "", "title": {"text": ""}, "zeroline": false}}}
